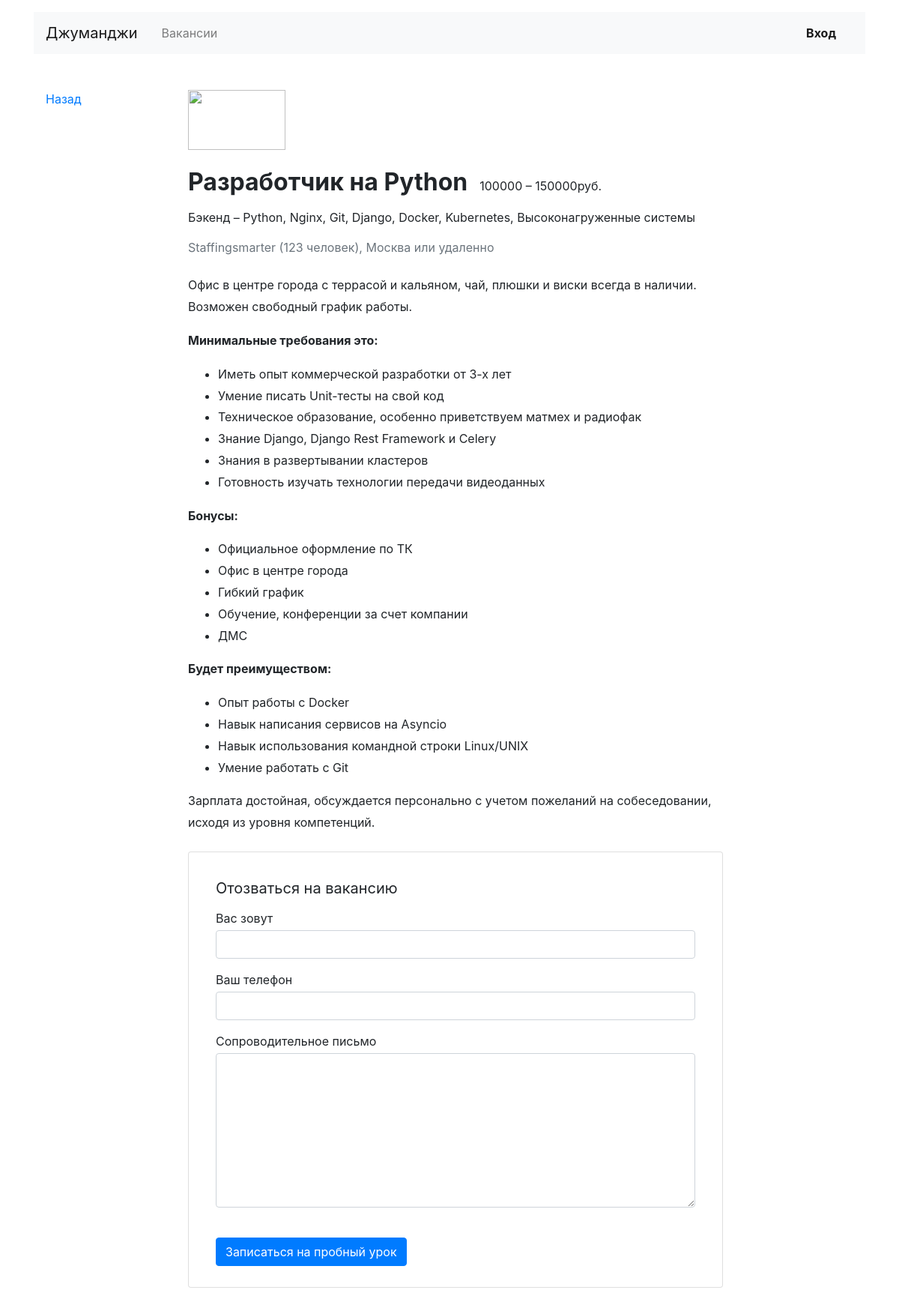
The page /vacancies/1/ on the database its author committed.
### jobs/models.py (models this page shows)
class Vacancy(models.Model):
    id = models.IntegerField(primary_key=True)
    title = models.CharField(max_length=64)
    specialty = models.ForeignKey(Specialty, on_delete=models.CASCADE, related_name="vacancies")
    company = models.ForeignKey(Company, on_delete=models.CASCADE, related_name="vacancies")
    skills = models.CharField(max_length=64)
    description = models.TextField()
    salary_min = models.IntegerField()
    salary_max = models.IntegerField()
    published_at = models.DateField()

class Specialty(models.Model):
    code = models.CharField(max_length=64, unique=True)
    title = models.CharField(max_length=64)
    picture = models.URLField(default='https://place-hold.it/100x60')

class Company(models.Model):
    id = models.IntegerField(primary_key=True)
    name = models.CharField(max_length=64)
    location = models.CharField(max_length=64)
    logo = models.URLField(default='https://place-hold.it/100x60')
    description = models.TextField()
    employee_count = models.IntegerField()
    owner = models.OneToOneField(User, null=True, on_delete=models.CASCADE, related_name='company')

### jobs/views.py (the view)
# urls.py: path('vacancies/<int:id>/', vacancy_view, name='vacancy'),
def vacancy_view(request: WSGIRequest, id):
    try:
        vacancies = Vacancy.objects.get(id=id)
    except Vacancy.DoesNotExist:
        raise Http404
    return render(request, 'vacancy.html', context={
        'vacancies': vacancies,
    })

### jobs/templates/vacancy.html
  {% extends 'base.html' %}
  {% block content %}
  <main class="container mt-3 pb-5">
    <div class="row mt-5">
      <div class="col-12 col-lg-2">
        <div class="pl-3 mb-5">
          <p><a href="javascript:history.go(-1);">Назад</a></p>
        </div>
      </div>
      <div class="col-12 col-lg-8">
        <section class="pl-3">
          <a href="#"><img src="https://place-hold.it/130x80" width="130" height="80" alt=""></a>
          <div class="d-flex align-items-baseline align-content-baseline">
            <h1 class="h2 mt-4 font-weight-bold" >{{ vacancies.title }}</h1>
            <p class="m-0 pl-3">{{ vacancies.salary_min }} – {{ vacancies.salary_max }}руб.</p>
          </div>
          <p class="mt-2">{{ vacancies.specialty.title }} – {{ vacancies.skills }}</p>
          <p class="text-muted mb-4">{{ vacancies.company.name }} ({{ vacancies.company.employee_count }} человек), {{ vacancies.company.location }} или удаленно</p>
          <div style="line-height: 1.8;">
          {{ vacancies.description|safe }}
          </div>
          <form action="/echo" class="card mt-4 mb-3" enctype="multipart/form-data">
            <div class="card-body mx-3">
              <p class="h5 mt-3 font-weight-normal">Отозваться на вакансию</p>
              <div class="form-group">
                <label class="mb-1 mt-2" for="userName">Вас зовут</label>
                <input class="form-control" type="text" placeholder="" id="userName">
              </div>
              <div class="form-group">
                <label class="mb-1" for="userPhone">Ваш телефон</label>
                <input class="form-control" type="tel" placeholder="" id="userPhone">
              </div>
              <div class="form-group">
                <label class="mb-1" for="userMsg" >Сопроводительное письмо</label>
                <textarea class="form-control" rows="8" id="userMsg"></textarea>
              </div>
              <input type="submit" class="btn btn-primary mt-4 mb-2" value="Записаться на пробный урок">
            </div>
          </form>
        </section>
      </div>
    </div>
  </main>
  {% endblock %}

### jobs/templates/base.html (shortened to what this page needs)
<!DOCTYPE html>
<html lang="ru">
<head>
  <link rel="stylesheet" href="https://stackpath.bootstrapcdn.com/bootstrap/4.3.1/css/bootstrap.min.css">
</head>
<body>
  <header class="container mt-3">
    <nav class="navbar navbar-expand-lg navbar-light bg-light">
      <a class="navbar-brand mr-4" href="/">Джуманджи</a>
      <div class="collapse navbar-collapse justify-content-between" id="navbarNav">
        <ul class="navbar-nav col-10">
          <li class="nav-item">
            <a class="nav-link" href="{% url 'vacancies'%}">Вакансии</a>
          </li>
        </ul>
        <ul class="navbar-nav col-2 justify-content-end">
          <li class="nav-item active">
            <a href="" class="nav-link font-weight-bold">Вход</a>
          </li>
        </ul>
      </div>
    </nav>
  </header>
{% block content %}{% endblock %}
</body>
</html>

### rows shown on the page
Vacancy: title "Разработчик на Python", salary_min "100000", salary_max "150000", specialty "Бэкенд", skills "Python, Nginx, Git, Django, Docker, Kubernetes, Высоконагруженные системы", company.name "Staffingsmarter", company.employee_count "123", company.location "Москва", description "Офис в центре города с террасой и кальяном, чай, плюшки и виски всегда в наличии. Возможен свободный график работы. Минимальные требования это: Иметь опыт коммерческой разработки от 3-х лет Умение писать Unit-тесты на свой код Техническое образование, особенно приветствуем матмех и радиофак Знание Django, Django Rest Framework и Celery Знания в развертывании кластеров Готовность изучать технологии передачи видеоданных Бонусы: Официальное оформление по ТК Офис в центре города Гибкий график Обучение, конференции за счет компании ДМС Будет преимуществом: Опыт работы с Docker Навык написания сервисов на Asyncio Навык использования командной строки Linux/UNIX Умение работать с Git Зарплата…"
